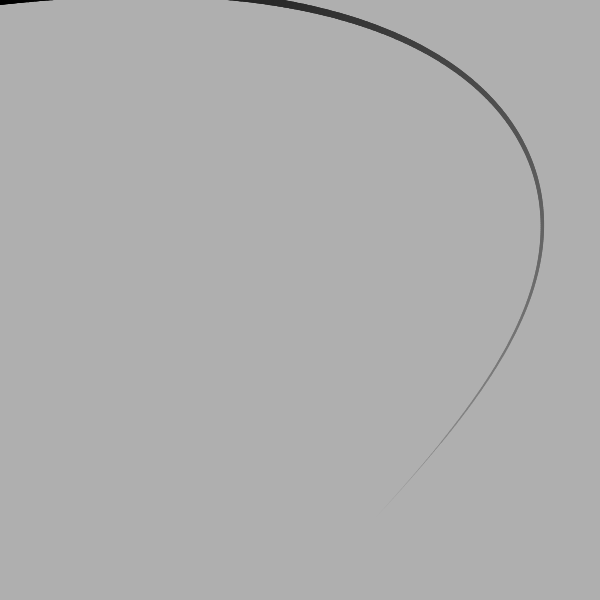
Frame 1 (no input)
Frame 60 (no input): identical to frame 1, image omitted
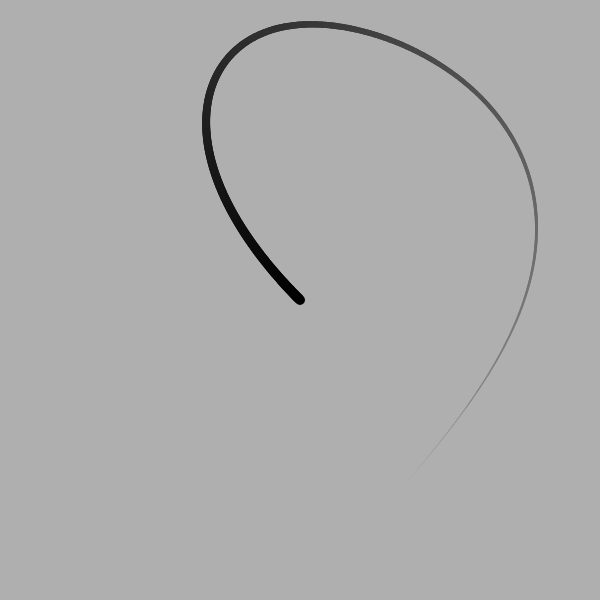
Frame 120 (the mouse pressed at the canvas centre since frame 60)

The p5.js sketch that drew these frames (run headless with seeded random() and noise() and a simulated clock; from frame 60 on, the mouse is pressed at the canvas centre):

// p5.js sketch
// ── sketch.js
let sm
let fr

function setup() {
    createCanvas(600, 600)
    angleMode(DEGREES)
    sm = new SegmentManager(width / 2, height)
    for (let i = 0; i < 500; i++) {
        sm.addSegment(2, radians(-45))
    }
    fr = createP()
}

function draw() {
    background(175)
    sm.dragAndDraw(mouseX, mouseY)
    fr.elt.innerHTML = Math.round(frameRate())
}
// ── segment.js
class Segment {
    constructor(x, y, length, angle) {
        this.x = x
        this.y = y
        this.length = length
        this.angle = angle
    }

    endX() {
        return this.x + (this.length * Math.cos(this.angle))
    }

    endY() {
        return this.y + (this.length * Math.sin(this.angle))
    }

    draw(weight, color) {
        stroke(color)
        strokeWeight(weight)
        line(this.x, this.y, this.endX(), this.endY())
    }

    move() {
        if (this.parent) {
            this.x = this.parent.endX()
            this.y = this.parent.endY()
        }
    }

    pointAt(x, y) {
        let dx = x - this.x,
            dy = y - this.y

        this.angle = Math.atan2(dy, dx)
    }

    drag(x, y) {
        this.pointAt(x, y)
        this.x = x - Math.cos(this.angle) * this.length
        this.y = y - Math.sin(this.angle) * this.length
    }
}
// ── segmentManager.js
class SegmentManager {
    constructor(x, y) {
        this.x = x
        this.y = y
        this.lastSegment = null
        this.segments = []
    }

    addSegment(length, angle) {
        let x = this.x,
            y = this.y

        if (this.lastSegment != null) {
            x = this.lastSegment.endX()
            y = this.lastSegment.endY()
        }

        let segment = new Segment(x, y, length, angle)
        segment.parent = this.lastSegment
        this.segments.push(segment)
        this.lastSegment = segment
    }

    draw(index) {
        const weight = map(index, 0, this.segments.length - 1, 0, 10)
        const color = map(index, 0, this.segments.length - 1, 150, 0)
        this.segments[index].draw(weight, color)
    }

    dragAndDraw(x, y) {
        for (let i = this.segments.length - 1; i >= 0; i--) {
            const segment = this.segments[i];
            segment.drag(x, y)
            x = segment.x
            y = segment.y
            this.draw(i)
        }
    }
}
